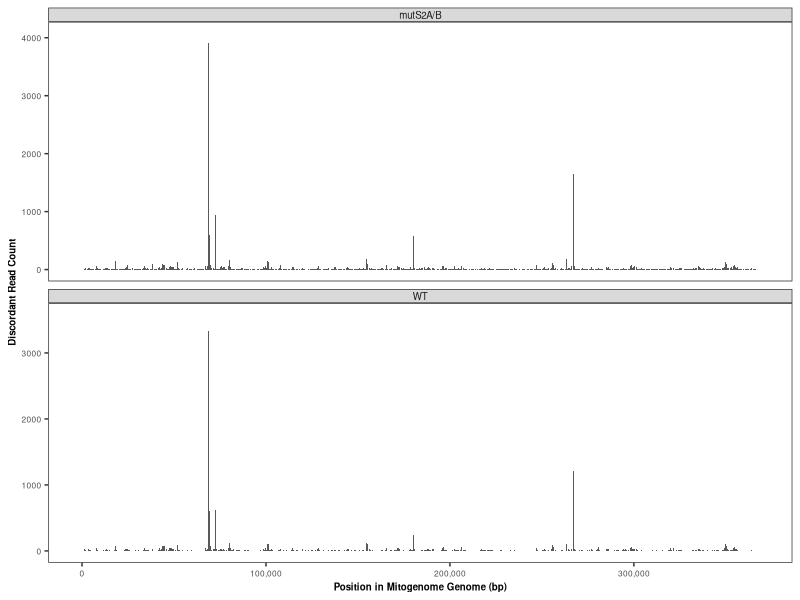
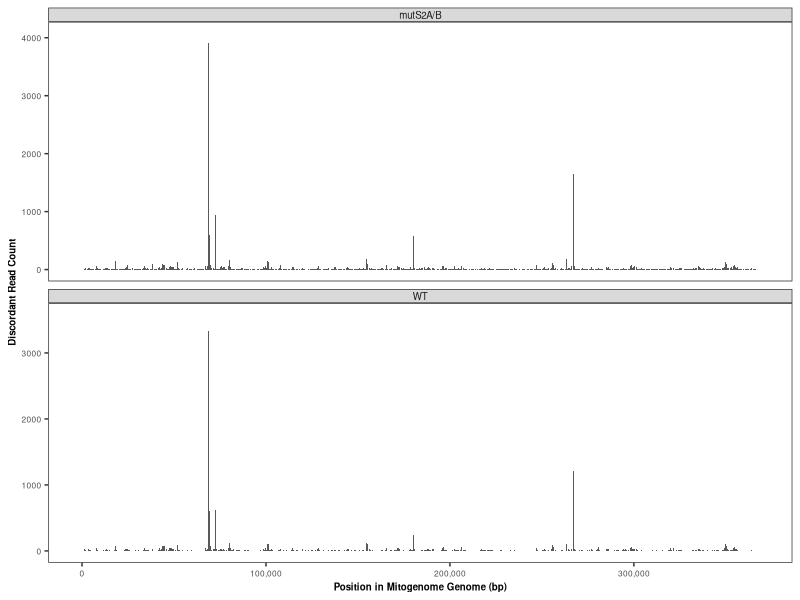

The R script that drew these images, in order:
library(tidyverse)
library(scales)

pos_data_mutS2 = read.table ("hotspots.mutS2.mito.txt", header=TRUE)
pos_data_WT = read.table ("hotspots.WT.mito.txt", header=TRUE)

pos_data <- bind_rows(
  pos_data_mutS2 %>% mutate(Genotype = "mutS2A/B"),
  pos_data_WT %>% mutate(Genotype = "WT")
)

ggplot(data=pos_data, aes(x=Position, y=Read_Count)) +
  geom_bar(stat="identity") +
  facet_wrap(~Genotype, nrow=2, scales="free_y") +
  theme_bw() +
  xlab ("Position in Mitogenome Genome (bp)") +
  ylab ("Discordant Read Count") +
  scale_x_continuous(labels = comma) +
  theme(panel.grid = element_blank(), axis.title = element_text(size=7, face="bold"), axis.text = element_text(size=6), strip.text = element_text(size=7, margin = margin(t = 1.5, b = 1.5, l = 1.5, r = 1.5)))

ggsave ("Hotspot_plot.mito.pdf", width=3.25, height=3.25)